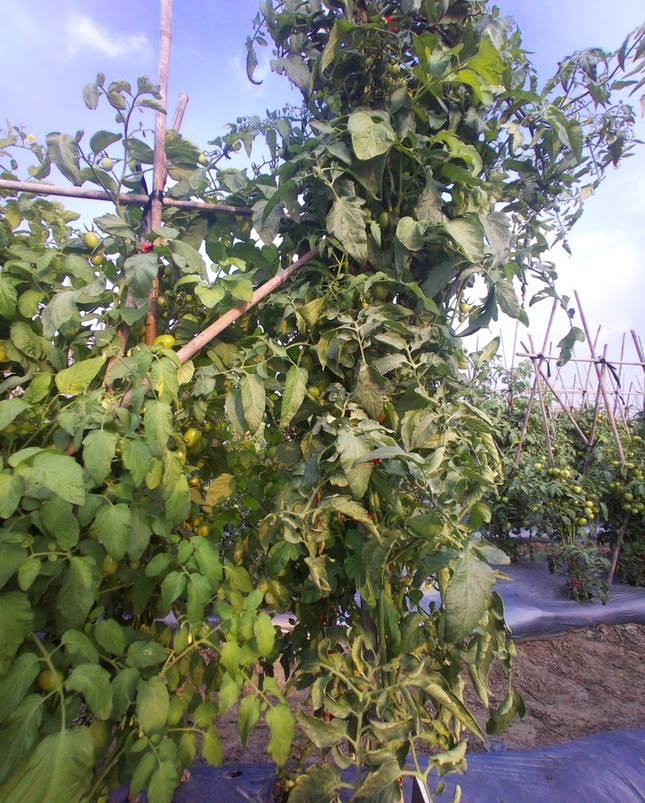
#> input picture preliminary_results/image1.jpg, 645 x 803 px, shrunk from 2181 x 2718 before the run
$ python RANSAC.py
#> lines starting #> are read from the running program, lines starting #| are printed output that depends on the picture
import cv2
import numpy as np
import os

def compare_sift_ransac(img1_path, img2_path, ransac_threshold=5.0):
#> called with img1_path = 'image1.jpg', img2_path = 'image2.jpg', ransac_threshold = 5
    print("--- SIFT 特徵匹配與 RANSAC 對比測試 ---")

    # 1. 讀取圖片
    if not os.path.exists(img1_path) or not os.path.exists(img2_path):
        print("錯誤：找不到圖片，請確認路徑。")
        return

    img1 = cv2.imread(img1_path)
#> img1 is the input picture: shape (803, 645, 3); mean B, G, R 106.8, 122.7, 119.8
    img2 = cv2.imread(img2_path)
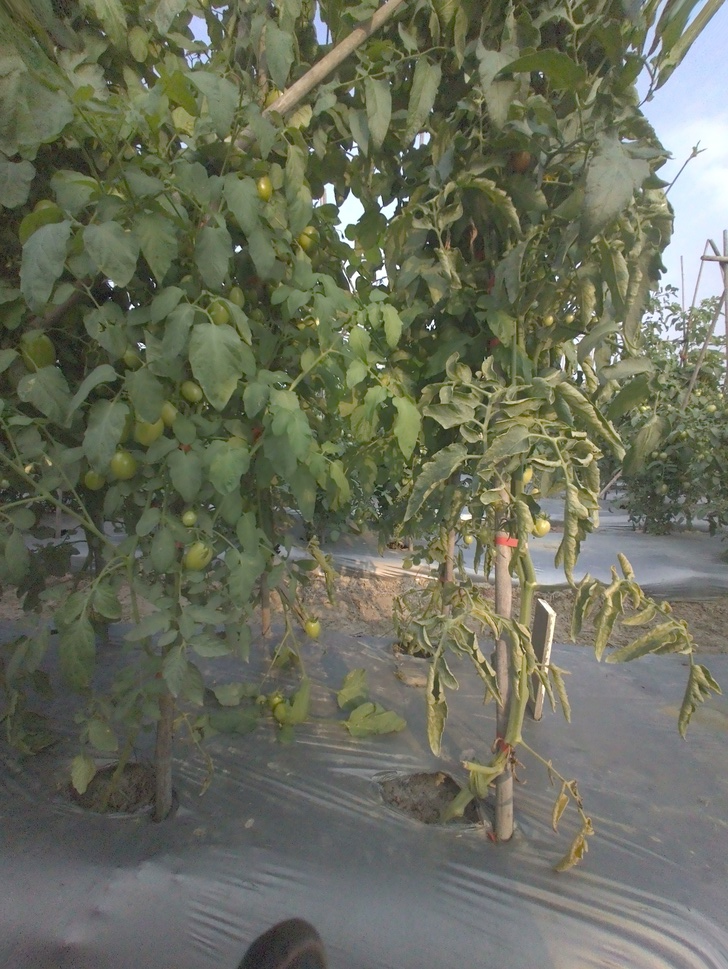
#> input picture preliminary_results/image2.jpg, 728 x 969 px, shrunk from 2463 x 3279 before the run
#> img2 is the input picture: shape (969, 728, 3); mean B, G, R 91.4, 109, 105.6

    gray1 = cv2.cvtColor(img1, cv2.COLOR_BGR2GRAY)
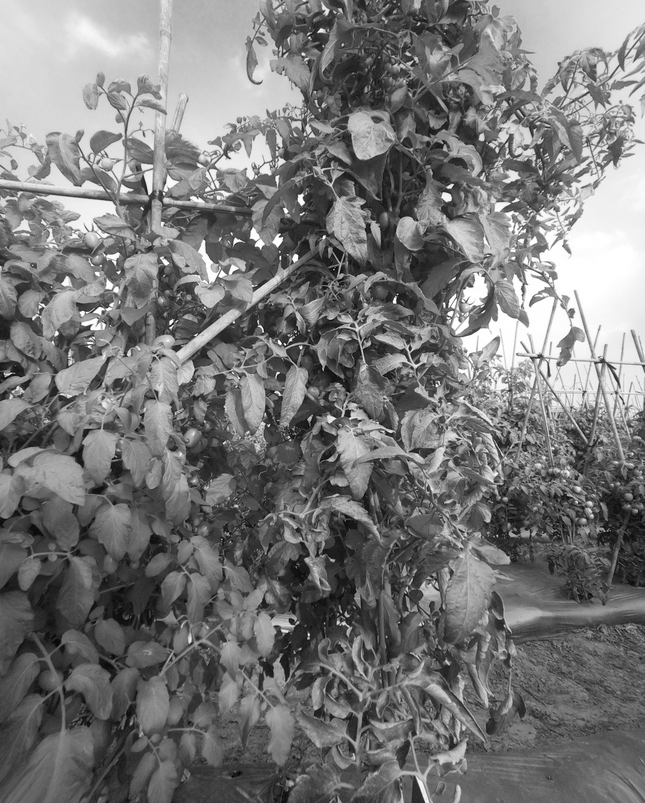
#> gray1: shape (803, 645); min 4, max 255, mean 120
    gray2 = cv2.cvtColor(img2, cv2.COLOR_BGR2GRAY)
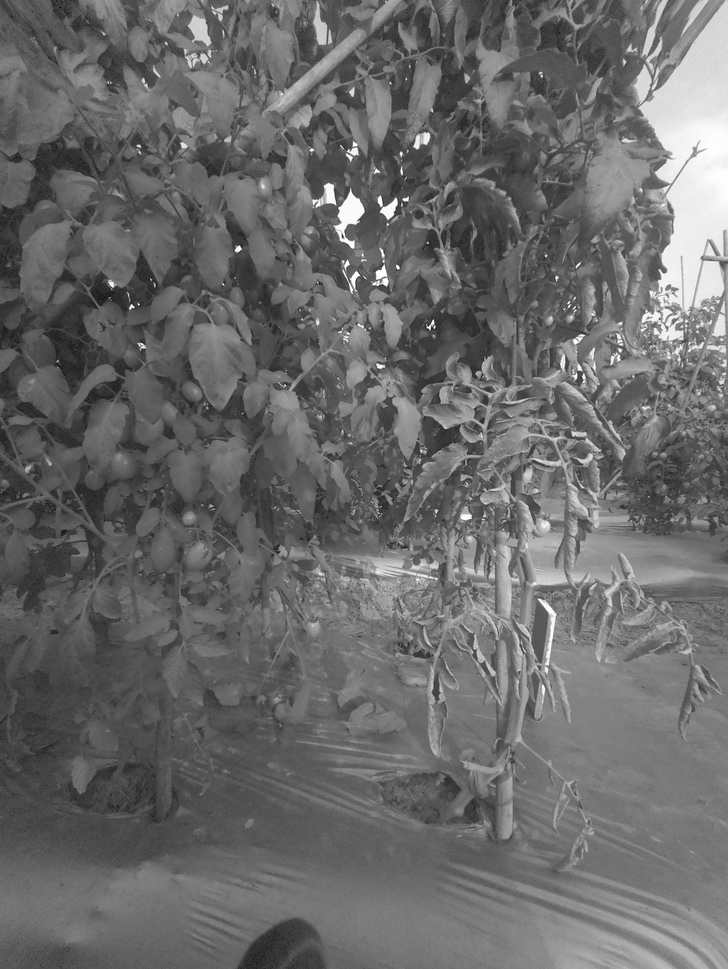
#> gray2: shape (969, 728); min 8, max 255, mean 106

    # 2. SIFT 偵測與描述子計算
    sift = cv2.SIFT_create()
    kp1, des1 = sift.detectAndCompute(gray1, None)
#> kp1 = 6459 keypoints; strongest (x, y, size): (394, 301, 2.7), (324, 237, 2.2), (171, 322, 2.6), (446, 197, 6)
    kp2, des2 = sift.detectAndCompute(gray2, None)
#> kp2 = 4657 keypoints; strongest (x, y, size): (238, 249, 4), (132, 306, 2.6), (398, 267, 2.3), (433, 322, 2.3)

    # 3. KNN 匹配與 Lowe's Ratio Test
    bf = cv2.BFMatcher()
    matches = bf.knnMatch(des1, des2, k=2)
#> matches = 6459 matches

    good_matches = []
    for m, n in matches:
        if m.distance < 0.75 * n.distance:
            good_matches.append(m)
#> after the loop, good_matches = 23 matches

    print(f"-> 基礎過濾後 (Before RANSAC) 匹配數量: {len(good_matches)}")
#| -> 基礎過濾後 (Before RANSAC) 匹配數量: 23

    # 4. 繪製 RANSAC 前的結果 (包含亂配的點)
    img_before = cv2.drawMatches(
        img1, kp1, img2, kp2, good_matches, None,
        flags=cv2.DrawMatchesFlags_NOT_DRAW_SINGLE_POINTS,
        matchColor=(0, 165, 255) # 橘色線條代表初步匹配
    )
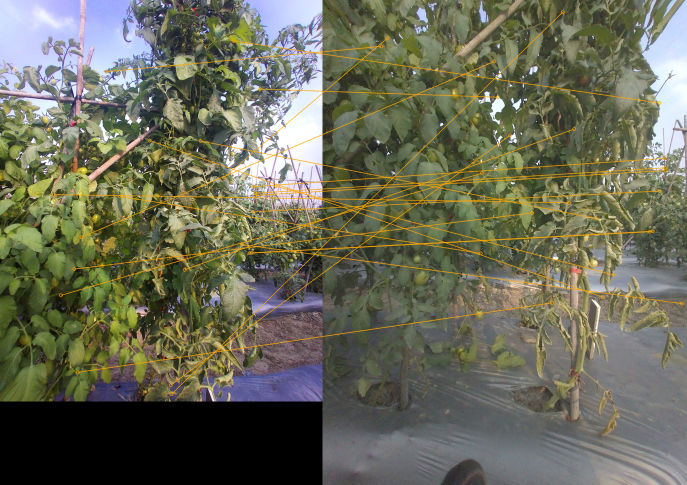
#> img_before: shape (969, 1373, 3) (shown at 1/2 size); mean B, G, R 88.4, 106.5, 105.4
    cv2.imwrite("01_Before_RANSAC.jpg", img_before)
    print("-> 已儲存 RANSAC 前的匹配圖：01_Before_RANSAC.jpg")

    # 5. 執行 RANSAC
    if len(good_matches) >= 4:
        # 提取匹配點座標
        src_pts = np.float32([kp1[m.queryIdx].pt for m in good_matches]).reshape(-1, 1, 2)
#> src_pts = 23 rows, first 8: [106.9, 388.6], [121.3, 590.1], [148, 537.7], [155.1, 744.2], [162.5, 474], [212.2, 142.8], [239.6, 392.5], [298.6, 280.6]
        dst_pts = np.float32([kp2[m.trainIdx].pt for m in good_matches]).reshape(-1, 1, 2)
#> dst_pts = 23 rows, first 8: [493, 405], [318, 346.2], [418.8, 425.3], [458.6, 605.4], [343, 122.4], [116.9, 92.36], [316, 506.2], [560.2, 593.7]

        # 計算單應性矩陣並取得 mask (1=Inlier, 0=Outlier)
        H, mask = cv2.findHomography(src_pts, dst_pts, cv2.RANSAC, ransac_threshold)
#> H = [[-1.82, -1.1, 737.3], [-1.39, -1.88, 1130.9], [-0.00225, -0.00194, 1]]; mask = 23 values, max 1 at index 1, min 0 at index 0, mean 0.348
        matchesMask = mask.ravel().tolist()
#> matchesMask = [0, 1, 0, 1, 0, 0, 0, 0, 0, 0, 0, 0, 0, 0, 0, 1, 1, 1, 1, 1, 1, 0, 0]

        inlier_count = sum(matchesMask)
#> inlier_count = 8
        inlier_ratio = inlier_count / len(good_matches)
#> inlier_ratio = 0.348

        print(f"-> RANSAC 過濾後 (After RANSAC) 匹配數量: {inlier_count}")
#| -> RANSAC 過濾後 (After RANSAC) 匹配數量: 8
        print(f"-> RANSAC 保留率 (Inlier Ratio): {inlier_ratio:.2%}")
#| -> RANSAC 保留率 (Inlier Ratio): 34.78%

        # 6. 繪製 RANSAC 後的結果 (只畫 Inliers)
        draw_params = dict(
            matchColor=(0, 255, 0),       # 綠色線條代表正確匹配
            singlePointColor=None,
            matchesMask=matchesMask,      # 透過 mask 只畫出 Inliers
            flags=cv2.DrawMatchesFlags_NOT_DRAW_SINGLE_POINTS
        )
#> draw_params = 4 items

        img_after = cv2.drawMatches(img1, kp1, img2, kp2, good_matches, None, **draw_params)
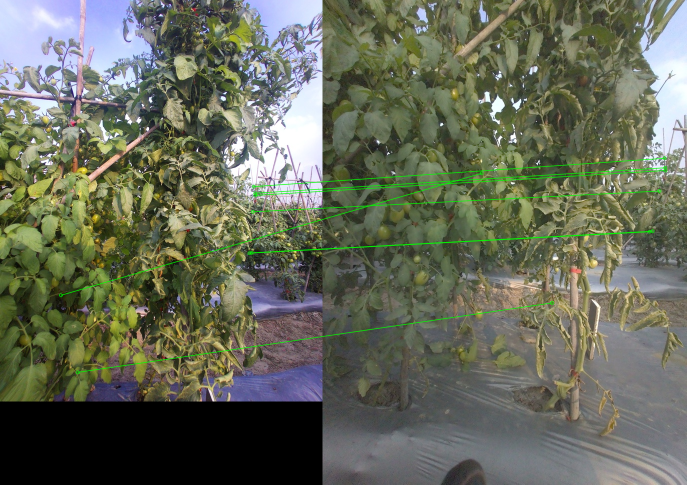
#> img_after: shape (969, 1373, 3) (shown at 1/2 size); mean B, G, R 89.5, 106.6, 102
        cv2.imwrite("02_Before_And_After_RANSAC_Diff.jpg", img_after)
        print("-> 已儲存 RANSAC 後的匹配圖：02_Before_And_After_RANSAC_Diff.jpg")

    else:
        print("-> 匹配點少於 4 個，無法執行 RANSAC。")

if __name__ == "__main__":
    # 請替換成你的照片檔名
    compare_sift_ransac("image1.jpg", "image2.jpg", ransac_threshold=5.0)
